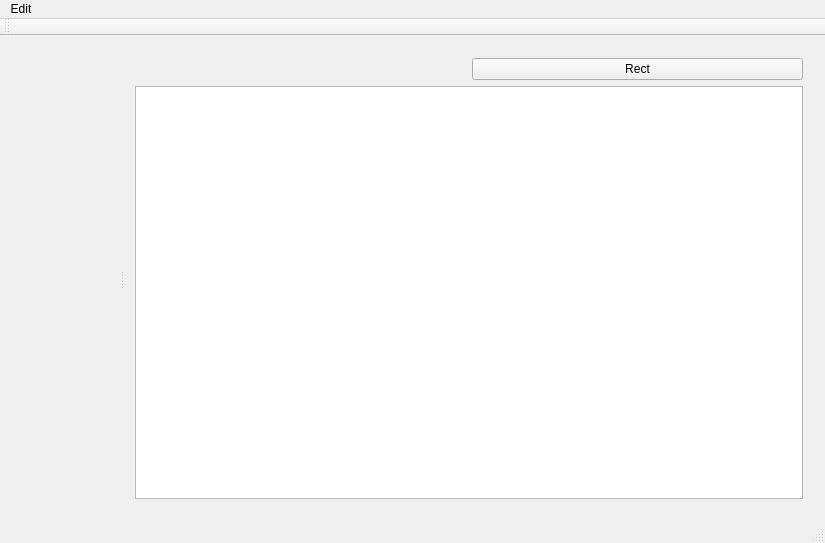
<?xml version="1.0" encoding="UTF-8"?>
<ui version="4.0">
 <class>MainWindow</class>
 <widget class="QMainWindow" name="MainWindow">
  <property name="geometry">
   <rect>
    <x>0</x>
    <y>0</y>
    <width>825</width>
    <height>543</height>
   </rect>
  </property>
  <property name="windowTitle">
   <string>MainWindow</string>
  </property>
  <widget class="QWidget" name="centralWidget">
   <layout class="QGridLayout" name="gridLayout_2">
    <item row="0" column="0">
     <widget class="QSplitter" name="splitter">
      <property name="orientation">
       <enum>Qt::Horizontal</enum>
      </property>
      <widget class="QWidget" name="widgetTools" native="true">
       <layout class="QGridLayout" name="gridLayout_5">
        <item row="0" column="0">
         <widget class="DoubleRect" name="widgethide" native="true">
          <layout class="QGridLayout" name="gridLayout_4"/>
         </widget>
        </item>
       </layout>
      </widget>
      <widget class="QWidget" name="widget_2" native="true">
       <layout class="QGridLayout" name="gridLayout">
        <item row="0" column="1">
         <widget class="QPushButton" name="btnRect">
          <property name="text">
           <string>Rect</string>
          </property>
         </widget>
        </item>
        <item row="1" column="0" colspan="2">
         <widget class="QGraphicsView" name="graphicsView"/>
        </item>
       </layout>
      </widget>
     </widget>
    </item>
   </layout>
  </widget>
  <widget class="QMenuBar" name="menuBar">
   <property name="geometry">
    <rect>
     <x>0</x>
     <y>0</y>
     <width>825</width>
     <height>26</height>
    </rect>
   </property>
   <widget class="QMenu" name="menuEdit">
    <property name="title">
     <string>Edit</string>
    </property>
   </widget>
   <addaction name="menuEdit"/>
  </widget>
  <widget class="QToolBar" name="mainToolBar">
   <attribute name="toolBarArea">
    <enum>TopToolBarArea</enum>
   </attribute>
   <attribute name="toolBarBreak">
    <bool>false</bool>
   </attribute>
  </widget>
  <widget class="QStatusBar" name="statusBar"/>
  <action name="actionColor_Dialog">
   <property name="text">
    <string>Color Dialog</string>
   </property>
  </action>
  <action name="actionRotate">
   <property name="text">
    <string>Rotate</string>
   </property>
  </action>
  <action name="actionColor">
   <property name="text">
    <string>Color</string>
   </property>
  </action>
 </widget>
 <layoutdefault spacing="6" margin="11"/>
 <customwidgets>
  <customwidget>
   <class>DoubleRect</class>
   <extends>QWidget</extends>
   <header>doublerect.h</header>
   <container>1</container>
  </customwidget>
 </customwidgets>
 <resources/>
 <connections/>
</ui>
